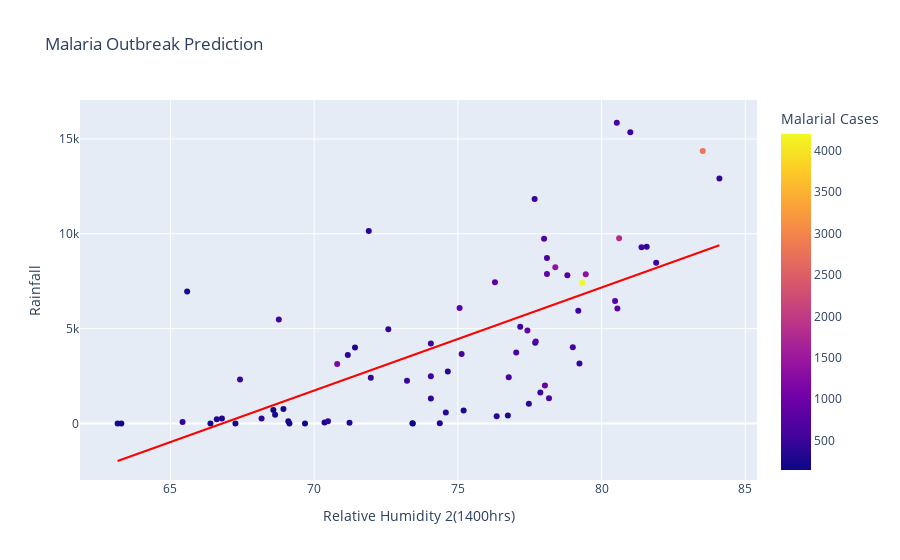

Notebook source saved alongside this figure:
### Code cell
fig = px.scatter(df, x="Relative Humidity 2(1400hrs)", y="Rainfall", color="Malarial Cases", trendline='ols', trendline_color_override = 'red', title = 'Malaria Outbreak Prediction')
fig.show()
